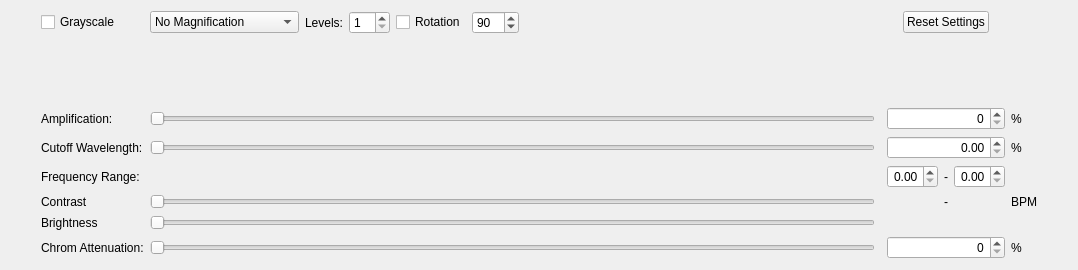
<?xml version="1.0" encoding="UTF-8"?>
<ui version="4.0">
 <class>MagnifyOptions</class>
 <widget class="QWidget" name="MagnifyOptions">
  <property name="geometry">
   <rect>
    <x>0</x>
    <y>0</y>
    <width>1078</width>
    <height>270</height>
   </rect>
  </property>
  <property name="sizePolicy">
   <sizepolicy hsizetype="Minimum" vsizetype="Maximum">
    <horstretch>0</horstretch>
    <verstretch>0</verstretch>
   </sizepolicy>
  </property>
  <property name="minimumSize">
   <size>
    <width>0</width>
    <height>0</height>
   </size>
  </property>
  <property name="windowTitle">
   <string>Form</string>
  </property>
  <layout class="QGridLayout" name="gridLayout_2">
   <item row="0" column="1">
    <widget class="QCheckBox" name="grayscaleCheckBox">
     <property name="sizePolicy">
      <sizepolicy hsizetype="Maximum" vsizetype="Fixed">
       <horstretch>0</horstretch>
       <verstretch>0</verstretch>
      </sizepolicy>
     </property>
     <property name="toolTip">
      <string>&lt;html&gt;&lt;head/&gt;&lt;body&gt;&lt;p&gt;Converts images in grayscale before processing. Speeds up processing.&lt;/p&gt;&lt;/body&gt;&lt;/html&gt;</string>
     </property>
     <property name="whatsThis">
      <string>&lt;html&gt;&lt;head/&gt;&lt;body&gt;&lt;p&gt;&lt;span style=&quot; color:#000000;&quot;&gt;Converts images in grayscale before processing. Speeds up processing.&lt;/span&gt;&lt;/p&gt;&lt;/body&gt;&lt;/html&gt;</string>
     </property>
     <property name="text">
      <string>Grayscale</string>
     </property>
    </widget>
   </item>
   <item row="2" column="2">
    <spacer name="verticalSpacer">
     <property name="orientation">
      <enum>Qt::Vertical</enum>
     </property>
     <property name="sizeHint" stdset="0">
      <size>
       <width>20</width>
       <height>40</height>
      </size>
     </property>
    </spacer>
   </item>
   <item row="6" column="4">
    <widget class="QDoubleSpinBox" name="COLowDoubleSpinBox">
     <property name="sizePolicy">
      <sizepolicy hsizetype="Maximum" vsizetype="Fixed">
       <horstretch>0</horstretch>
       <verstretch>0</verstretch>
      </sizepolicy>
     </property>
     <property name="alignment">
      <set>Qt::AlignRight|Qt::AlignTrailing|Qt::AlignVCenter</set>
     </property>
     <property name="maximum">
      <double>2.000000000000000</double>
     </property>
     <property name="singleStep">
      <double>0.010000000000000</double>
     </property>
    </widget>
   </item>
   <item row="8" column="2">
    <widget class="QSlider" name="BrightnessSlider">
     <property name="minimum">
      <number>1</number>
     </property>
     <property name="maximum">
      <number>2</number>
     </property>
     <property name="orientation">
      <enum>Qt::Horizontal</enum>
     </property>
    </widget>
   </item>
   <item row="6" column="0">
    <spacer name="horizontalSpacer_3">
     <property name="orientation">
      <enum>Qt::Horizontal</enum>
     </property>
     <property name="sizeType">
      <enum>QSizePolicy::Maximum</enum>
     </property>
     <property name="sizeHint" stdset="0">
      <size>
       <width>30</width>
       <height>0</height>
      </size>
     </property>
    </spacer>
   </item>
   <item row="9" column="1">
    <widget class="QLabel" name="ChromLabel">
     <property name="toolTip">
      <string>&lt;html&gt;&lt;head/&gt;&lt;body&gt;&lt;p&gt;&lt;span style=&quot; font-weight:600;&quot;&gt;Chrom Attenuation&lt;/span&gt;&lt;/p&gt;&lt;p&gt;Chrominance channel magnification. The higher the value, the more colorful the movements.&lt;/p&gt;&lt;/body&gt;&lt;/html&gt;</string>
     </property>
     <property name="whatsThis">
      <string>&lt;html&gt;&lt;head/&gt;&lt;body&gt;&lt;p&gt;&lt;span style=&quot; font-weight:600;&quot;&gt;Chrom Attenuation&lt;/span&gt;&lt;/p&gt;&lt;p&gt;Chrominance channel magnification. The higher the value, the more colorful the movements.&lt;/p&gt;&lt;/body&gt;&lt;/html&gt;</string>
     </property>
     <property name="text">
      <string>Chrom Attenuation:</string>
     </property>
    </widget>
   </item>
   <item row="6" column="6">
    <widget class="QDoubleSpinBox" name="COHighDoubleSpinBox">
     <property name="sizePolicy">
      <sizepolicy hsizetype="Maximum" vsizetype="Fixed">
       <horstretch>0</horstretch>
       <verstretch>0</verstretch>
      </sizepolicy>
     </property>
     <property name="alignment">
      <set>Qt::AlignRight|Qt::AlignTrailing|Qt::AlignVCenter</set>
     </property>
     <property name="minimum">
      <double>0.000000000000000</double>
     </property>
     <property name="maximum">
      <double>2.000000000000000</double>
     </property>
     <property name="singleStep">
      <double>0.010000000000000</double>
     </property>
    </widget>
   </item>
   <item row="0" column="2" colspan="2">
    <layout class="QHBoxLayout" name="horizontalLayout">
     <item>
      <widget class="QComboBox" name="MagnifcationtypeComboBox">
       <property name="sizePolicy">
        <sizepolicy hsizetype="Maximum" vsizetype="Fixed">
         <horstretch>0</horstretch>
         <verstretch>0</verstretch>
        </sizepolicy>
       </property>
       <property name="currentIndex">
        <number>0</number>
       </property>
       <item>
        <property name="text">
         <string>No Magnification</string>
        </property>
       </item>
       <item>
        <property name="text">
         <string>Color Magnification</string>
        </property>
       </item>
       <item>
        <property name="text">
         <string>Laplace Magnification</string>
        </property>
       </item>
       <item>
        <property name="text">
         <string>Riesz Magnification</string>
        </property>
       </item>
      </widget>
     </item>
     <item>
      <widget class="QLabel" name="LevelsLabel">
       <property name="toolTip">
        <string>&lt;html&gt;&lt;head/&gt;&lt;body&gt;&lt;p&gt;Number of levels of spatial filter (image pyramid).&lt;ul&gt;&lt;li&gt;&lt;b&gt;Color Magnification:&lt;/b&gt;The higher the level, the faster the algorithm, the worse the precision of the measured signal. If level too low, the amplified signal is too low.&lt;/li&gt;&lt;li&gt;&lt;b&gt;Motion Magnification:&lt;/b&gt;The higher the level, the more big movements are amplified, so the less little movements are amplified.&lt;/li&gt;&lt;/ul&gt;&lt;/p&gt;&lt;/body&gt;&lt;/html&gt;</string>
       </property>
       <property name="whatsThis">
        <string>&lt;html&gt;&lt;head/&gt;&lt;body&gt;&lt;p&gt;&lt;span style=&quot; color:#000000;&quot;&gt;Number of levels of spatial filter (image pyramid).&lt;/span&gt;&lt;/p&gt;&lt;/body&gt;&lt;/html&gt;</string>
       </property>
       <property name="text">
        <string>Levels:</string>
       </property>
      </widget>
     </item>
     <item>
      <widget class="QSpinBox" name="LevelsSpinBox">
       <property name="sizePolicy">
        <sizepolicy hsizetype="Maximum" vsizetype="Fixed">
         <horstretch>0</horstretch>
         <verstretch>0</verstretch>
        </sizepolicy>
       </property>
       <property name="whatsThis">
        <string>&lt;html&gt;&lt;head/&gt;&lt;body&gt;&lt;p&gt;Number of levels of spatial filter (image pyramid).&lt;/p&gt;&lt;ul style=&quot;margin-top: 0px; margin-bottom: 0px; margin-left: 0px; margin-right: 0px; -qt-list-indent: 1;&quot;&gt;&lt;li style=&quot; margin-top:12px; margin-bottom:0px; margin-left:0px; margin-right:0px; -qt-block-indent:0; text-indent:0px;&quot;&gt;Motion: The higher the value, the slower the processing, the less noise and fast/small movements&lt;/li&gt;&lt;li style=&quot; margin-top:0px; margin-bottom:12px; margin-left:0px; margin-right:0px; -qt-block-indent:0; text-indent:0px;&quot;&gt;Color: The higher the value, the faster the processing, the more artifacts you get&lt;/li&gt;&lt;/ul&gt;&lt;/body&gt;&lt;/html&gt;</string>
       </property>
       <property name="minimum">
        <number>1</number>
       </property>
       <property name="maximum">
        <number>10</number>
       </property>
      </widget>
     </item>
     <item>
      <widget class="QCheckBox" name="checkBox">
       <property name="text">
        <string>Rotation</string>
       </property>
      </widget>
     </item>
     <item>
      <widget class="QSpinBox" name="RotationSpinBox">
       <property name="maximum">
        <number>360</number>
       </property>
       <property name="singleStep">
        <number>1</number>
       </property>
       <property name="value">
        <number>90</number>
       </property>
      </widget>
     </item>
     <item>
      <spacer name="horizontalSpacer">
       <property name="orientation">
        <enum>Qt::Horizontal</enum>
       </property>
       <property name="sizeHint" stdset="0">
        <size>
         <width>40</width>
         <height>20</height>
        </size>
       </property>
      </spacer>
     </item>
    </layout>
   </item>
   <item row="4" column="2">
    <widget class="QSlider" name="AmplificationSlider">
     <property name="maximum">
      <number>200</number>
     </property>
     <property name="orientation">
      <enum>Qt::Horizontal</enum>
     </property>
    </widget>
   </item>
   <item row="6" column="8">
    <spacer name="horizontalSpacer_2">
     <property name="orientation">
      <enum>Qt::Horizontal</enum>
     </property>
     <property name="sizeType">
      <enum>QSizePolicy::Maximum</enum>
     </property>
     <property name="sizeHint" stdset="0">
      <size>
       <width>30</width>
       <height>0</height>
      </size>
     </property>
    </spacer>
   </item>
   <item row="4" column="1">
    <widget class="QLabel" name="AmplificationLabel">
     <property name="toolTip">
      <string>&lt;html&gt;&lt;head/&gt;&lt;body&gt;&lt;p&gt;&lt;span style=&quot; font-weight:600;&quot;&gt;Amplification factor &lt;/span&gt;&lt;/p&gt;&lt;p&gt;The higher the factor, the more movements are amplified. Reduce Amplification or enhance Cutoff Wavelength to reduce noise.&lt;/p&gt;&lt;/body&gt;&lt;/html&gt;</string>
     </property>
     <property name="toolTipDuration">
      <number>-1</number>
     </property>
     <property name="whatsThis">
      <string>&lt;html&gt;&lt;head/&gt;&lt;body&gt;&lt;p&gt;&lt;span style=&quot; font-weight:600;&quot;&gt;Amplification factor &lt;/span&gt;&lt;/p&gt;&lt;p&gt;The higher the factor, the more movements are amplified. Reduce Amplification or enhance Cutoff Wavelength to reduce noise.&lt;/p&gt;&lt;/body&gt;&lt;/html&gt;</string>
     </property>
     <property name="text">
      <string>Amplification:</string>
     </property>
    </widget>
   </item>
   <item row="6" column="1">
    <widget class="QLabel" name="DoubleSliderLabel">
     <property name="toolTip">
      <string>&lt;html&gt;&lt;head/&gt;&lt;body&gt;&lt;p&gt;&lt;span style=&quot; font-weight:600;&quot;&gt;Frequency Range&lt;/span&gt;&lt;/p&gt;&lt;p&gt;Upper and lower cutoff value for temporal frequency filter. Low values amplify slow movements, high values amplify fast movements.&lt;/p&gt;&lt;/body&gt;&lt;/html&gt;</string>
     </property>
     <property name="whatsThis">
      <string>&lt;html&gt;&lt;head/&gt;&lt;body&gt;&lt;p&gt;&lt;span style=&quot; font-weight:600;&quot;&gt;Frequency Range&lt;/span&gt;&lt;/p&gt;&lt;p&gt;Upper and lower cutoff value for temporal frequency filter. Low values amplify slow movements, high values amplify fast movements.&lt;/p&gt;&lt;/body&gt;&lt;/html&gt;</string>
     </property>
     <property name="text">
      <string>Frequency Range:</string>
     </property>
    </widget>
   </item>
   <item row="0" column="4" colspan="3">
    <layout class="QHBoxLayout" name="horizontalLayout_2">
     <item>
      <widget class="QPushButton" name="resetButton">
       <property name="sizePolicy">
        <sizepolicy hsizetype="Maximum" vsizetype="Fixed">
         <horstretch>0</horstretch>
         <verstretch>0</verstretch>
        </sizepolicy>
       </property>
       <property name="layoutDirection">
        <enum>Qt::LeftToRight</enum>
       </property>
       <property name="autoFillBackground">
        <bool>false</bool>
       </property>
       <property name="text">
        <string>Reset Settings</string>
       </property>
      </widget>
     </item>
    </layout>
   </item>
   <item row="7" column="1">
    <widget class="QLabel" name="label">
     <property name="text">
      <string>Contrast</string>
     </property>
    </widget>
   </item>
   <item row="7" column="6">
    <widget class="QLabel" name="hiBpm">
     <property name="text">
      <string/>
     </property>
     <property name="alignment">
      <set>Qt::AlignCenter</set>
     </property>
    </widget>
   </item>
   <item row="7" column="7">
    <widget class="QLabel" name="BpmLabel">
     <property name="text">
      <string>BPM</string>
     </property>
    </widget>
   </item>
   <item row="5" column="2">
    <widget class="QSlider" name="COWavelengthSlider">
     <property name="maximum">
      <number>1000</number>
     </property>
     <property name="orientation">
      <enum>Qt::Horizontal</enum>
     </property>
    </widget>
   </item>
   <item row="6" column="7">
    <widget class="QLabel" name="DoubleSliderValLabel">
     <property name="text">
      <string/>
     </property>
    </widget>
   </item>
   <item row="5" column="7">
    <widget class="QLabel" name="COWavelengthValLabel">
     <property name="text">
      <string>%</string>
     </property>
    </widget>
   </item>
   <item row="6" column="5">
    <widget class="QLabel" name="HzSpacer">
     <property name="text">
      <string>-</string>
     </property>
     <property name="alignment">
      <set>Qt::AlignCenter</set>
     </property>
    </widget>
   </item>
   <item row="4" column="4" colspan="3">
    <widget class="QSpinBox" name="AmplificationSpinBox">
     <property name="sizePolicy">
      <sizepolicy hsizetype="Minimum" vsizetype="Fixed">
       <horstretch>0</horstretch>
       <verstretch>0</verstretch>
      </sizepolicy>
     </property>
     <property name="alignment">
      <set>Qt::AlignRight|Qt::AlignTrailing|Qt::AlignVCenter</set>
     </property>
     <property name="maximum">
      <number>200</number>
     </property>
    </widget>
   </item>
   <item row="7" column="4">
    <widget class="QLabel" name="loBpm">
     <property name="text">
      <string/>
     </property>
     <property name="alignment">
      <set>Qt::AlignCenter</set>
     </property>
    </widget>
   </item>
   <item row="8" column="1">
    <widget class="QLabel" name="label_2">
     <property name="text">
      <string>Brightness</string>
     </property>
    </widget>
   </item>
   <item row="9" column="7">
    <widget class="QLabel" name="ChromValLabel">
     <property name="text">
      <string>%</string>
     </property>
    </widget>
   </item>
   <item row="6" column="2">
    <layout class="QHBoxLayout" name="doubleSliderField"/>
   </item>
   <item row="9" column="2">
    <widget class="QSlider" name="ChromSlider">
     <property name="maximum">
      <number>100</number>
     </property>
     <property name="orientation">
      <enum>Qt::Horizontal</enum>
     </property>
     <property name="invertedAppearance">
      <bool>false</bool>
     </property>
    </widget>
   </item>
   <item row="5" column="4" colspan="3">
    <widget class="QDoubleSpinBox" name="COWavelengthSpinBox">
     <property name="alignment">
      <set>Qt::AlignRight|Qt::AlignTrailing|Qt::AlignVCenter</set>
     </property>
     <property name="maximum">
      <double>100.000000000000000</double>
     </property>
    </widget>
   </item>
   <item row="4" column="7">
    <widget class="QLabel" name="AmplificationValLabel">
     <property name="text">
      <string>%</string>
     </property>
    </widget>
   </item>
   <item row="7" column="5">
    <widget class="QLabel" name="BpmSpacer">
     <property name="text">
      <string>-</string>
     </property>
    </widget>
   </item>
   <item row="5" column="1">
    <widget class="QLabel" name="COWavelengthLabel">
     <property name="toolTip">
      <string>&lt;html&gt;&lt;head/&gt;&lt;body&gt;&lt;p&gt;&lt;span style=&quot; font-weight:600;&quot;&gt;Cutoff Wavelength&lt;/span&gt;&lt;/p&gt;&lt;p&gt;The higher the value, the less noise and small/short movements are amplified.&lt;/p&gt;&lt;/body&gt;&lt;/html&gt;</string>
     </property>
     <property name="whatsThis">
      <string>&lt;html&gt;&lt;head/&gt;&lt;body&gt;&lt;p&gt;&lt;span style=&quot; font-weight:600;&quot;&gt;Cutoff Wavelength&lt;/span&gt;&lt;/p&gt;&lt;p&gt;The higher the value, the less noise and small/short movements are amplified.&lt;/p&gt;&lt;/body&gt;&lt;/html&gt;</string>
     </property>
     <property name="text">
      <string>Cutoff Wavelength:</string>
     </property>
    </widget>
   </item>
   <item row="9" column="4" colspan="3">
    <widget class="QSpinBox" name="ChromSpinBox">
     <property name="sizePolicy">
      <sizepolicy hsizetype="Minimum" vsizetype="Fixed">
       <horstretch>0</horstretch>
       <verstretch>0</verstretch>
      </sizepolicy>
     </property>
     <property name="alignment">
      <set>Qt::AlignRight|Qt::AlignTrailing|Qt::AlignVCenter</set>
     </property>
     <property name="maximum">
      <number>100</number>
     </property>
    </widget>
   </item>
   <item row="7" column="2">
    <widget class="QSlider" name="ContrastSlider">
     <property name="sliderPosition">
      <number>0</number>
     </property>
     <property name="orientation">
      <enum>Qt::Horizontal</enum>
     </property>
    </widget>
   </item>
  </layout>
 </widget>
 <resources/>
 <connections>
  <connection>
   <sender>AmplificationSlider</sender>
   <signal>valueChanged(int)</signal>
   <receiver>AmplificationSpinBox</receiver>
   <slot>setValue(int)</slot>
   <hints>
    <hint type="sourcelabel">
     <x>397</x>
     <y>62</y>
    </hint>
    <hint type="destinationlabel">
     <x>511</x>
     <y>68</y>
    </hint>
   </hints>
  </connection>
  <connection>
   <sender>AmplificationSpinBox</sender>
   <signal>valueChanged(int)</signal>
   <receiver>AmplificationSlider</receiver>
   <slot>setValue(int)</slot>
   <hints>
    <hint type="sourcelabel">
     <x>511</x>
     <y>68</y>
    </hint>
    <hint type="destinationlabel">
     <x>397</x>
     <y>62</y>
    </hint>
   </hints>
  </connection>
  <connection>
   <sender>ChromSpinBox</sender>
   <signal>valueChanged(int)</signal>
   <receiver>ChromSlider</receiver>
   <slot>setValue(int)</slot>
   <hints>
    <hint type="sourcelabel">
     <x>455</x>
     <y>187</y>
    </hint>
    <hint type="destinationlabel">
     <x>283</x>
     <y>186</y>
    </hint>
   </hints>
  </connection>
  <connection>
   <sender>ChromSlider</sender>
   <signal>valueChanged(int)</signal>
   <receiver>ChromSpinBox</receiver>
   <slot>setValue(int)</slot>
   <hints>
    <hint type="sourcelabel">
     <x>283</x>
     <y>186</y>
    </hint>
    <hint type="destinationlabel">
     <x>455</x>
     <y>187</y>
    </hint>
   </hints>
  </connection>
 </connections>
</ui>
